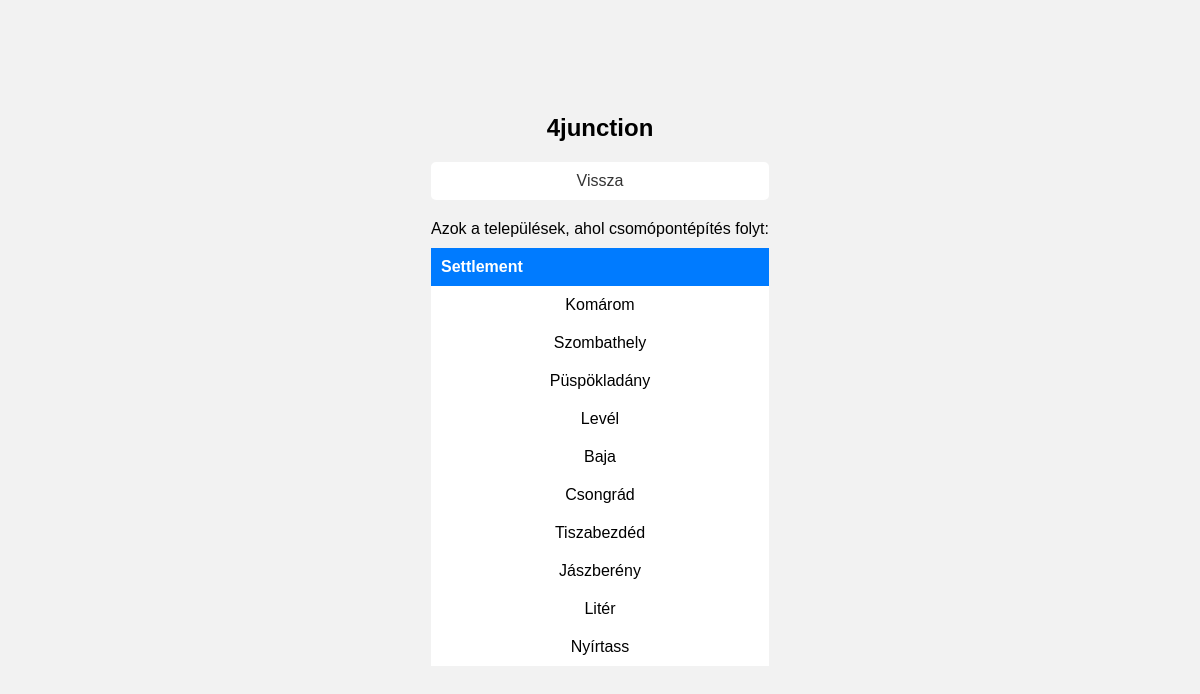
The page /2012/majus/idegen/feladat/4junction on the database its author committed.
### app_2012_majus_idegen/models.py (models this page shows, shortened)
class Restriction(models.Model):
    roadnumber = models.IntegerField()
    frompoint = models.FloatField()
    topoint = models.FloatField()
    settlement = models.CharField(max_length=50)
    fromwhen = models.DateField()
    towhen = models.DateField()
    naming = models.ForeignKey(Naming, on_delete=models.CASCADE)
    extent = models.ForeignKey(Extent, on_delete=models.CASCADE)
    speed = models.IntegerField(default=None, null=True)
    class Meta:
        verbose_name = "restriction"
        verbose_name_plural = "restrictions"

### app_2012_majus_idegen/views.py (the view)
# urls.py: path("feladat/4junction", views._4junction),
def _4junction(request: HttpRequest):
    context = {
        "settlements": set([restriction.settlement for restriction in Restriction.objects.all() if restriction.naming.name == "junction construction"])
    }
    return render(request, "feladat/4junction.html", context)

### app_2012_majus_idegen/templates/feladat/4junction.html (shortened to what this page needs)
{% load static %}
<!DOCTYPE html>
<html lang="hu">
  <head>
    <link rel="stylesheet" href="{% static 'styles/feladat.css' %}">
  </head>
  <body>
    <main>
      <h1>4junction</h1>
      <a href="..">Vissza</a>
      <p>Azok a települések, ahol csomópontépítés folyt:</p>
      <table>
        <thead>
            <tr>
                <th>Settlement</th>
        </thead>
        <tbody>
            {% for settlement in settlements %}
                <tr>
                    <td>{{ settlement }}</td>
                </tr>
            {% endfor %}
        </tbody>
      </table>
    </main>
  </body>
</html>

### app_2012_majus_idegen/static/styles/feladat.css (style rules this page uses)
* { margin: 0; padding: 0; }
body { background-color: #f2f2f2; display: flex; justify-content: center; align-items: center; min-height: 100vh; font-family: Arial, sans-serif; }
main { text-align: center; }
h1 { font-size: 24px; margin-bottom: 20px; }
a { display: block; text-decoration: none; background-color: #fff; padding: 10px; border-radius: 5px; color: #333; transition: background-color 0.3s ease; margin-bottom: 10px; }
table { width: 100%; border-collapse: collapse; margin-bottom: 20px; }
th { background-color: #007bff; color: #fff; padding: 10px; text-align: left; }
td { background-color: #fff; padding: 10px; }
tr:nth-child(even) { background-color: #f2f2f2; }
p { margin-top: 20px; margin-bottom: 10px; }

### rows shown on the page
Restriction: settlements "Komárom"
Restriction: settlements "Szombathely"
Restriction: settlements "Püspökladány"
Restriction: settlements "Levél"
Restriction: settlements "Baja"
Restriction: settlements "Csongrád"
Restriction: settlements "Tiszabezdéd"
Restriction: settlements "Jászberény"
Restriction: settlements "Litér"
Restriction: settlements "Nyírtass"
